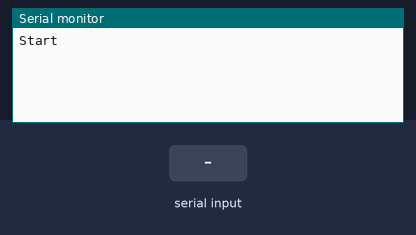
This sketch was run on a simulated Arduino Mega 2560, built with avr-gcc and run on an emulated ATmega2560. Parts: the last lines printed to the serial monitor. The inputs (shaded band) are chosen by the test bench.

Above: at 1.2 s.
1.3 s: "1" received over the second serial link
At 2.0 s:
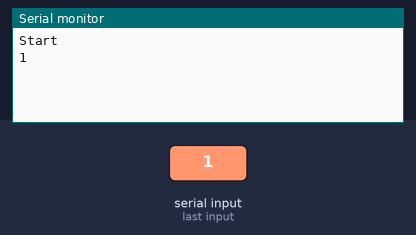
2.8 s: "0" received over the second serial link
At 3.2 s:
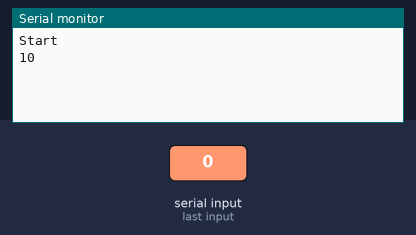

Measured:
- after the input at 1.3 s, the serial monitor: prints a new line at once (image 1)
- after the input at 2.8 s, the serial monitor: prints a new line at once (image 2)

The sketch:

mega_bluetooth.ino
```cpp
#include <SoftwareSerial.h>

// Hardware serial1 사용
// tx1,rx1 = 18,19 port
void setup() {
  Serial.begin(9600);
  Serial1.begin(9600);
  Serial.println("Start");
}

void loop() {
  if(Serial1.available())
    Serial.write(Serial1.read());
  if(Serial.available())
    Serial1.write(Serial.read());
}
```
